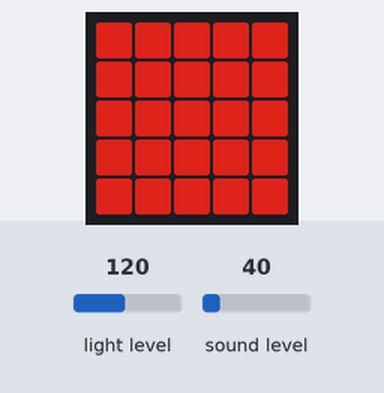
Bench run of a program on a simulated BBC micro:bit (MakeCode). Parts: the board's 5×5 LED display. Inputs (shaded band) come from the test bench; at power-on: light level 120, sound level 40. Dim RGB values are drawn brighter than linear.

Above: at 1.6 s.
1.7 s: light level set to 64
At 2.7 s:
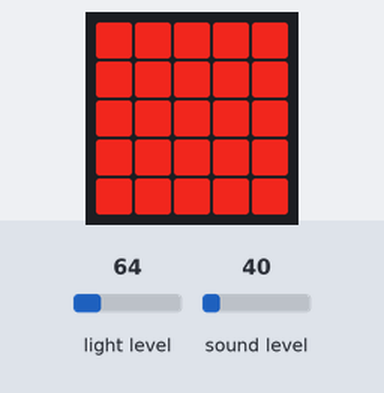
3.2 s: light level set to 191
At 3.9 s:
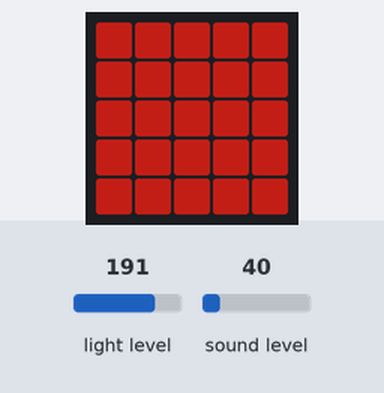
4.7 s: sound level set to 93
At 5.9 s:
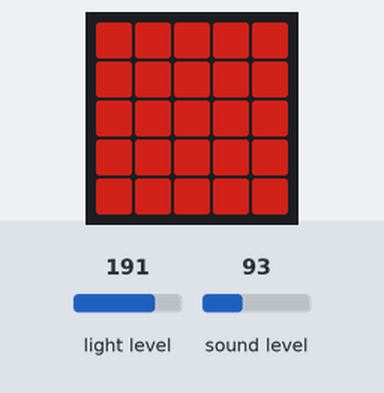
6.2 s: sound level set to 168
At 7.1 s:
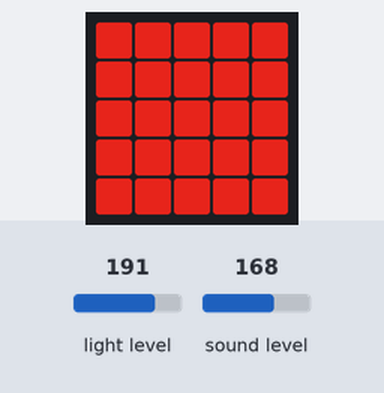
Timing chart, 0 to 8.7 s (numbered marks = the images above; inputs shaded):
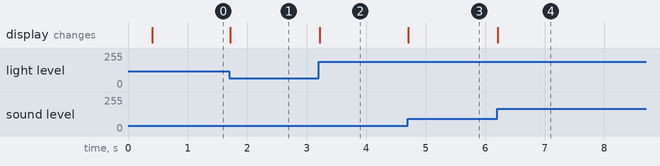

The program:

main.ts
```typescript
basic.showLeds(`
    # # # # #
    # # # # #
    # # # # #
    # # # # #
    # # # # #
    `)
basic.forever(function () {
    if (input.lightLevel() >= 255 && input.soundLevel() <= 0) {
        led.setBrightness(0)
    } else if (input.lightLevel() >= 225 && input.soundLevel() <= 30) {
        led.setBrightness(30)
    } else if (input.lightLevel() >= 195 && input.soundLevel() <= 60) {
        led.setBrightness(60)
    } else if (input.lightLevel() >= 165 && input.soundLevel() <= 90) {
        led.setBrightness(90)
    } else if (input.lightLevel() >= 135 && input.soundLevel() <= 120) {
        led.setBrightness(120)
    } else if (input.lightLevel() >= 105 && input.soundLevel() <= 150) {
        led.setBrightness(150)
    } else if (input.lightLevel() >= 75 && input.soundLevel() <= 180) {
        led.setBrightness(180)
    } else if (input.lightLevel() >= 45 && input.soundLevel() <= 210) {
        led.setBrightness(210)
    } else if (input.lightLevel() >= 15 && input.soundLevel() <= 240) {
        led.setBrightness(240)
    } else {
        led.setBrightness(255)
    }
})
```

test.ts
```typescript
// testes vão aqui; isto não será compilado quando este pacote for usado como uma extensão.
```

Measured:
- after the input at 1.7 s, the display: changes at once (image 1)
- after the input at 3.2 s, the display: changes at once (image 2)
- after the input at 4.7 s, the display: changes at once (image 3)
- after the input at 6.2 s, the display: changes at once (image 4)
